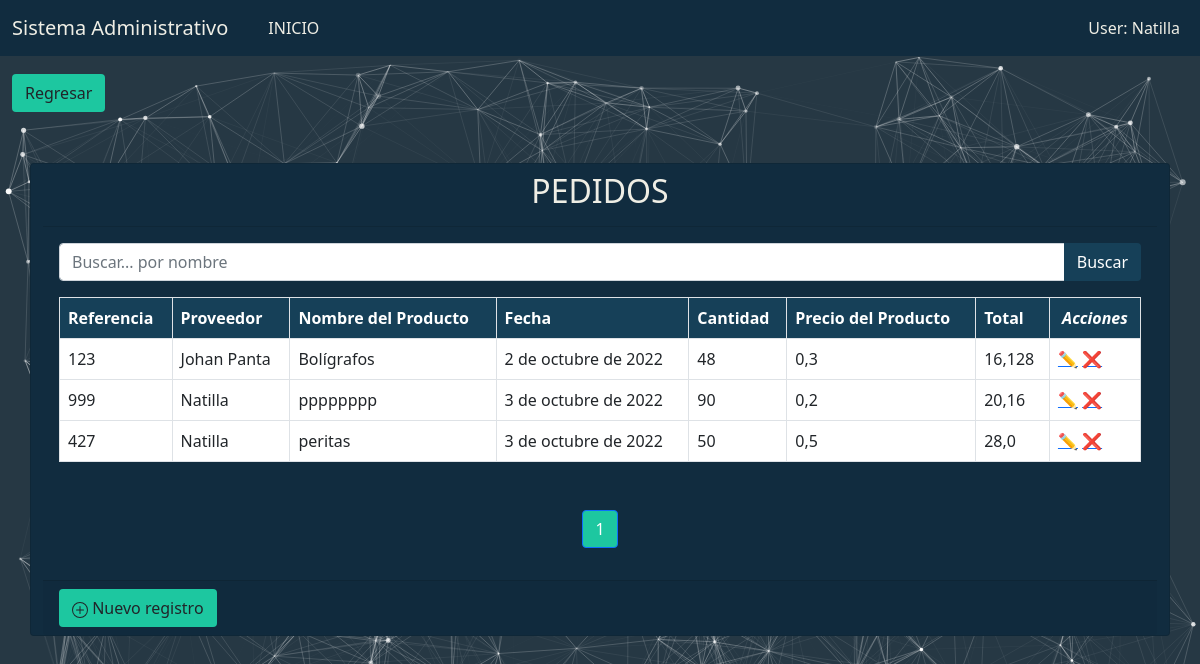
The app's page /compra/pedidos/ with its own data.
### aplicaciones/compras/models.py (models this page shows, shortened)
class Pedido(models.Model):
    referencia = models.CharField(primary_key=True,unique=True, max_length=10)
    proveedor = models.ForeignKey(Proveedor,null=True,blank=False, on_delete=models.CASCADE,)
    fecha = models.DateField(default= now)
    producto = models.CharField(verbose_name='Nombre del Producto',null=True, max_length=100, unique=True,blank=False)
    precio = models.FloatField(blank=False, verbose_name='Precio del Producto')
    cantidad = models.IntegerField(blank=False)
    subtotal = models.FloatField(blank=False)
    iva = models.FloatField(blank=False)
    total = models.FloatField(blank=False)
    class Meta:
        verbose_name ="Pedido"
        verbose_name_plural = "Pedidos"
        ordering = ('proveedor',)

class Proveedor(models.Model):
    nombre = models.CharField(max_length=200, unique=True)
    ruc = models.CharField(max_length=13, unique=True)
    email = models.EmailField(max_length=100, unique=True)
    telefono = models.CharField(max_length=50, null=True,unique=True)
    ciudad = models.CharField(max_length=50,verbose_name='Ciudad')
    direccion = models.CharField(max_length=200, null=True)
    def __str__(self):
        return "{}".format(self.nombre)
    class Meta:
        verbose_name = 'Proveedor'
        verbose_name_plural = "Proveedores"
        ordering = ('nombre',)

### aplicaciones/compras/views/pedido/view.py (the view)
# urls.py: path('pedidos/', PedidosListView.as_view(),name='pedido'),
class PedidosListView(ListView):
    template_name = "op/pedido/pedidos.html"
    model = Pedido
    context_object_name = 'pedidos'
    paginate_by = 3
    def get_queryset(self):
        query = self.request.GET.get("query")
        print(query)
        if query:
            return self.model.objects.filter(referencia__producto__icontains=query)
        else:
            return self.model.objects.all()
    def get_context_data(self,**kwargs):
        context = super().get_context_data(**kwargs)
        context['url_anterior'] = '/compra/menu'
        context['listar_url'] = '/compra/pedido'
        context['crear_url'] = '/compra/crearpedido'
        context['titulo'] = 'PEDIDOS'
        context['query'] = self.request.GET.get("query") or ""
        return context

### aplicaciones/compras/templates/op/pedido/pedidos.html
{% extends 'consulta.html' %}
{% load static %}
{% block search %}
    <form action="{% url 'compras:pedido' %}" method="GET">
    <div class="input-group mb-3">
        <input type="text" name="query" value="{{ query }}" class="form-control" placeholder="Buscar... por nombre" id="idInputSearch" aria-describedby="basic-addon2">
        <button type="submit" style="background-color: #164058; color: #ffffff" class="btn mr-1" id="idSearchSp">Buscar</button>
    </div>
    </form>
{% endblock %}
{% block columns %}
    <tr class="table-striped" style="background-color: #164058; color: #ffffff">
                <th scope="col">Referencia</th>
                <th scope="col">Proveedor</th>
                <th scope="col">Nombre del Producto</th>
                <th scope="col">Fecha</th>
                <th scope="col">Cantidad</th>
                <th scope="col">Precio del Producto</th>
                <th scope="col">Total</th>
                <th class="fst-italic text-center" scope="col">Acciones</th>
            </tr>
{% endblock %}
{% block rows %}
    {% for object in pedidos %}
        <tr class="align-middle" style="background-color: #ffffff;" >
            <td>{{ object.referencia }}</td>
            <td>{{ object.proveedor }}</td>
            <td>{{ object.producto }}</td>
            <td>{{ object.fecha }}</td>
            <td>{{ object.cantidad }}</td>
            <td>{{ object.precio }}</td>
            <td>{{ object.total }}</td>
            <td class="acciones">
                <a href="{% url 'compras:actualizapedido' object.referencia %}">✏️</a>
                <a href="{% url 'compras:eliminapedido' object.referencia %}">❌</a>
            </td>
        </tr>
    {% endfor %}
{% endblock %}

### static/css/estilos.css (style rules this page uses)
body { background-color: #263844; }

### records on screen
Pedido: referencia "123", proveedor "Johan Panta", producto "Bolígrafos", fecha "2 de octubre de 2022", cantidad "48", precio "0,3", total "16,128"
Pedido: referencia "999", proveedor "Natilla", producto "pppppppp", fecha "3 de octubre de 2022", cantidad "90", precio "0,2", total "20,16"
Pedido: referencia "427", proveedor "Natilla", producto "peritas", fecha "3 de octubre de 2022", cantidad "50", precio "0,5", total "28,0"

### other values on screen
{{ titulo }} "PEDIDOS"
{{ i }} "1"
